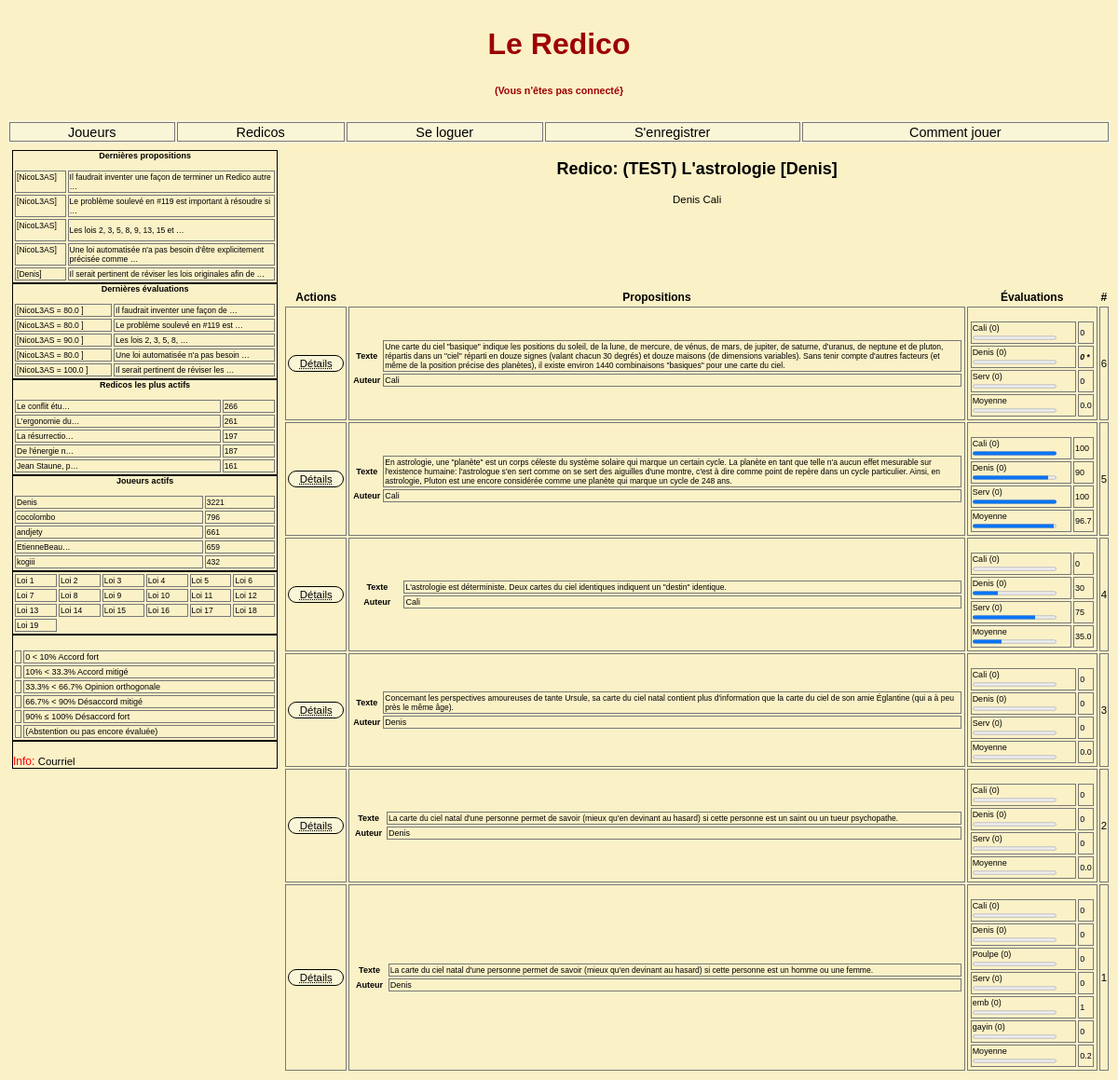
The app's page /redico/1/ with its own data.
### redicos/models.py (models this page shows, shortened)
class Redico(models.Model):
    titre = models.TextField(unique=True)
    createur = models.ForeignKey(User, editable=False, on_delete=models.CASCADE, related_name='Redico_createur')
    debut = models.DateTimeField(auto_now_add=True)
    actif = models.BooleanField(default=True, editable=True)
    def participants_noms_ids(self):
        noms_ids = list(Proposition.objects.filter(redico=self.id).values(nom_=F('auteur__username'),id_=F('auteur__id')).distinct())
        return noms_ids
    def nb_joueurs(self):
        return len(self.participants_noms_ids())
    def les_props(self):
        props = Proposition.objects.filter(redico=self.id).order_by('-sequence')
        return props
    def nb_props(self):
        return len(self.les_props())
    def participe_au_redico(self, joueur_id):
        participants = self.participants_noms_ids()
        try:
            p = list(map(itemgetter('id_'), participants)).index(joueur_id)
            return True
        except:
            return False
    def heatmap(self):
        def my_apply(row):
            df_diff.at[row.J0, row.J1] = abs(row.e0 - row.e1)
        def df_bg_color(val):
            if   val > 0 and val < 10:       color = '#01B400'
            elif val >= 10 and val < 33.3:   color = '#51FF50'
            elif val >= 33.3 and val < 66.7: color = '#FFFFFF'
            elif val >= 66.7 and val < 90:   color = '#FE504F'
            elif val >= 90 and val <= 100:   color = '#B40001'
            else:                            color = '#c8d1d7'
            return f'background-color: {color}; color: black;'
        def df_diff():
            lst = []
            for prop in self.les_props(): # [<Proposition: Proposition object (3511)>, ... ]
                for p in prop.df_diff()['lst']:
                    lst.append(p)
            df = pd.DataFrame(lst, columns=['red_id', 'props_seq', 'J0', '#0', 'e0', 'J1', '#1', 'e1'])
            num = df._get_numeric_data()
            num[num < 0] = np.nan
            df['écart'] = abs(df['e0'] - df['e1'])
            df = df.sort_values(by=['props_seq', 'J0', 'J1'])
            return {'lst': lst,
                    'df': df}
        df_diff = df_diff()['df']
        df_diff.apply(my_apply, axis=1)
        if df_diff.empty == False:
            df_diff.groupby(['props_seq', 'J0', 'J1']).mean()
            df = df_diff['écart'].groupby([df_diff['J0'], df_diff['J1']]).mean()
            df = df.to_frame()
            print(f'df: L198 {df}')
            print(f'df: L200 {df}')
            df = df.style.set_caption('Écarts').\
                          highlight_max(subset='écart', color='#cf7474', axis=0).\
                          highlight_min(subset='écart', color='#01B400', axis=0).\
                          set_precision(2).render()
            print(f'L 203 {df}')
            return df
        else:
            return None

### propositions/models.py (models this page shows, shortened)
class Proposition(models.Model):
    auteur      = models.ForeignKey(User, editable=False, on_delete=models.CASCADE)
    redico      = models.ForeignKey('redicos.Redico', editable=False, on_delete=models.CASCADE)
    sequence    = models.IntegerField(editable=False)    # Repart a 1 pour chaque redico
    texte       = models.TextField()
    photo       = models.ImageField(blank=True, upload_to='static/image')  # Il faut instaler PIL
    lien        = models.URLField(blank=True)
    preambule   = models.TextField(blank=True, verbose_name='preambule')
    date_de_pub = models.DateField(verbose_name='date de publication', auto_now_add=True)
    def evals(self):
        evals = Evaluation.objects.filter(proposition=self.id).order_by('joueur__username')  # .values_list('eval', flat=True)
        prop_evals = evals.values(redId=F('proposition__redico_id'),
                                     seqId=F('proposition__sequence'),
                                     nom=F('joueur__username'),
                                     joueurId=F('joueur'),
                                     evaluation=F('eval'),
                                     le_commentaire=F('commentaire'),
                                     nbEdits=F('nb_edit'),
                                     laDate=F('date_eval'))
        joueur_eval_comb = list(itertools.combinations(prop_evals, 2))
        if len(evals) > 1:
            eval00 = joueur_eval_comb[0][0]['evaluation']
            eval01 = joueur_eval_comb[0][1]['evaluation']
            if (eval00 == -1) or (eval01 == -1):
                diff = 0
            else:
                diff = abs(eval00-eval01)
        else:
            diff = 0
        return { 'evals': prop_evals , 'diff': diff, 'joueur_eval_comb': joueur_eval_comb }
    def les_evaluateurs_id(self):
        evaluateurs_id = list(Evaluation.objects.filter(proposition=self.id).
                        values_list('proposition__evaluation__joueur', flat=True).distinct())
        return evaluateurs_id
    def nb_evaluations(self):
        nb = len(self.evals()['evals'])
        return nb
    def moyenne_des_evals(self):
        moy = Evaluation.objects.filter(Q(proposition=self.id) & ~Q(eval=-1)).aggregate(Avg('eval'))
        return moy['eval__avg']
    def joueurs_eval_comb(self):
        evals = self.evals()['evals']
        joueur_eval = list(evals.values_list('proposition__redico_id', 'proposition__sequence', 'joueur__username', 'joueur', 'eval'))
        joueur_eval_comb = sorted(itertools.combinations(joueur_eval, 2))
        return joueur_eval_comb
    def df_diff(self):
        lst = []
        for couple in self.joueurs_eval_comb():
            prop_seq = couple[0][1];
            red = couple[0][0];      id1  = couple[1][0]
            nom0 = couple[0][2][:5]; nom1 = couple[1][2][:5]
            id0 = couple[0][3];      id1  = couple[1][3]
            val0 = couple[0][4];     val1 = couple[1][4]
            lst.append([red, prop_seq, nom0, id0, val0, nom1, id1, val1])
        df_diff = pd.DataFrame.from_records(lst,
                                            columns=['red', 'props_seq', 'nom0', 'id0', 'e0', 'nom1', 'id1', 'e1'])
        df_diff['diff'] = (abs(df_diff['e0'] - df_diff['e1']))/100
        df_diff = df_diff.sort_values(by=['nom0'])
        return {'df':df_diff, 'lst':lst}

### redicos/views.py (the view)
def detail(request, redico_id):
    red = Redico.objects.filter(pk=redico_id)[0]
    props = red.les_props()
    nb_joueurs = red.nb_joueurs()
    d1 = {}
    try:
        stats = red.heatmap()
        d1['stats'] = stats
    except:
        pass
    d2 = { 'red': red,
          'props': props,
          'redico_id':redico_id,
          'show_profil': True,
          'show_stats': True,
          'show_add_redico': False,
          'show_edit_redico': False,
          'show_supprime_redico': False,
          'show_add_prop': True,
          'show_edit_prop': False,
          'show_supprime_prop': False,
          'show_add_eval': False,
          'show_edit_eval': False,
          }
    c = {**d1, **d2}
    return render(request, "redicos/detail.html", c)

### redicos/context_processors.py (called while the page is built)
def redicos_importants(request):
    redicos_importants = Proposition.objects.all().values('redico__id', 'redico__titre').annotate(cnt=Count('redico')).order_by('-cnt')[:nb_Items]
    return { 'redicos_importants': redicos_importants, }

def redicos_dynamiques(request):
    redicos_dynamiques = Proposition.objects.all().values('redico__id', 'redico__titre').annotate(cnt=Count('redico')).order_by('-cnt')[:nb_Items]
    return {'redicos_dynamiques': redicos_dynamiques, }

def dern_props(request):
    dernieres_props = Proposition.objects.all().values('texte', 'redico__id', 'sequence', 'auteur__id', 'auteur__username').order_by('-id')[:nb_Items]
    return {'dern_props': dernieres_props, }

def dern_evals(request):
    dernieres_evals = Evaluation.objects.all().values('proposition__sequence',
                                                      'proposition__redico__id',
                                                      'proposition__texte',
                                                      'joueur__username',
                                                      'eval').order_by('-id')[:nb_Items]
    return {'dern_evals': dernieres_evals, }

def joueurs_actifs(request):
    joueurs_actifs = Evaluation.objects.all().values('joueur__username', 'joueur__id').annotate(cnt=Count('joueur')).order_by('-cnt')[:nb_Items]
    return {'joueurs_actifs': joueurs_actifs,}

### redicos/templatetags/evaluations_tags.py (called while the page is built)
@register.simple_tag(takes_context=True)
def detail_de_la_proposition(context):
    redico_Id = context.dicts[5]['prop'].redico_id
    sequence_Id = context.dicts[5]['prop'].sequence
    html = mark_safe(f""" <div> <button class='btn-action'>
                                <a href="/redico/{ redico_Id }/proposition/{sequence_Id}">
                                <i class="fas fa-eye""></i>
                                <abbr title="D�tail de la propositiin">D�tails</abbr></a>
                                </button> </div> """)
    return html

### redicos/templatetags/gb_filters.py (called while the page is built)
@register.filter(name='abstention')
@stringfilter
def abstention(value):
    try:
        if float(value.replace(',','.')) < 0:
            return 'abs'
        else:
            return u"%s\n" % (value)
    except:
        return u"%s\n" % (value)

### templates/redicos/detail.html (shortened to what this page needs)
{% extends "base.html"  %}
{% load evaluations_tags %}
{% load gb_filters %}
{% load i18n %}
{% block index-detail %}
<div class="div-index-detail">
    <table class="redico-detail">
            <thead>
                <caption>
                    <h2>Redico: {{ red.titre }} [{{ red.createur }}]</h2>
                    <div class="liste-joueurs">
                        {% for info in  red.participants_noms_ids %}
                             <a href="{% url 'joueur-detail' info.id_ %}">{{ info.nom_ }}</a>
                        {% endfor %}
                    </div>
                    <br />
                      <div class="div-wrapper">
                    </div>
                <br />
                    <th class="Actions">Actions</th>
                    <th class="Proposition">Propositions</th>
                    <th class="Evaluation">Évaluations</th>
                    <th class="No">#</th>
                </caption>
            </thead>
            {% for prop in props %}
                <tr>
                    <div>
                        <td>
                        {% detail_de_la_proposition %}
                        </td>
                    </div>
                    <div>
                    <td>
                        <table class="colprop">
                            <tr>
                                <th>Texte</th>
                                <td  style="word-break: break-word" ><a href="{% url "proposition-detail" red.id prop.sequence %}">{{ prop.texte }}</a></td>
                            </tr>
                            <tr>
                                <th>Auteur</th><td> {{ prop.auteur }}</td>
                            </tr>
                    </table>
                    </td>
                    </div>
                    <div>
                    <td>
                <div>
                <table class="colonneEvaluation">
                    {% for e in prop.evals.evals %}
                        <tr>
                            <td>
                                {{ e.nom|slice:":6" }} ({{ e.nbEdits }})
                                {% if e.evaluation >= 0 %}
                                <progress class="progress" value={{ e.evaluation|abstention }} max="100"></progress>
                                {% endif %}
                            </td>
                            {% if e.le_commentaire %}
                                <td>
                                    <a title="{{ e.le_commentaire }}"
                                    href="{% url "proposition-detail" red.id prop.sequence %}">
                                    <b><i>{{ e.evaluation|floatformat:"-5"|abstention }} *</i></b></a>
                                </td>
                            {% else %}
                                <td>{{ e.evaluation|floatformat:"-5"|abstention }}</td>
                            {% endif %}
                        </tr>
                    {% endfor %}
                    {% if prop.nb_evaluations > 1 %}
                        <td>Moyenne
                         <progress class="progress" value={{ prop.moyenne_des_evals|abstention }} max="100"></progress>
                        </td>
                        <td>
                            {{ prop.moyenne_des_evals|floatformat:1 }}
                        </td>
                    {% endif %}
                </table>
                </div>
                </td>
                </div>
                    <div>
                        <td>
                            <a href="{% url 'proposition-detail' red.id prop.sequence %}">{{ prop.sequence }}</a>
                        </td>
                    </div>
                </tr>
            {% endfor %}
    </table>
</div>
{% endblock index-detail %}

### css/redico4.css (style rules this page uses)
body { font-family: Arial; background-color: #fbf1c7; }
.div-index-detail { grid-area: 4 / 4 / 11 / -1; }
.div-index-detail caption { color: black; }
table { font-size: 0.75em; color: black; border: solid 0px #6f6e71; margin-left: auto; margin-right: auto; width: 100%; }
table caption { color: wheat; }
table caption .div-wrapper { display: flex; border: solid 0px red; margin-top: 20px; width: 100%; height: 40px; }
table .div-wrapper { text-align: center; }
div .btn-action { background-color: #f9f5d7; border: solid black 1px; color: red; padding: 1px 1px; width: 60px; text-align: center; text-decoration: none; display: inline-block; font-size: 12px; margin: 1px 1px; cursor: pointer; border-radius:10px; }

### records on screen
Redico: titre "(TEST) L'astrologie", createur "Denis"
Proposition: redico+sequence "Détails", texte "Une carte du ciel \"basique\" indique les positions du soleil, de la lune, de mercure, de vénus, de mars, de jupiter, de saturne, d'uranus, de neptune et de pluton, répartis dans un \"ciel\" réparti en douze signes (valant chacun 30 degrés) et douze maisons (de dimensions variables). Sans tenir compte d'autres facteurs (et même de la position précise des planètes), il existe environ 1440 combinaisons \"basiques\" pour une carte du ciel.", auteur "Cali", nom "Serv", nbEdits "0", evaluation|abstention "0", moyenne_des_evals "0.0", sequence "6"
Proposition: redico+sequence "Détails", texte "En astrologie, une \"planète\" est un corps céleste du système solaire qui marque un certain cycle. La planète en tant que telle n'a aucun effet mesurable sur l'existence humaine: l'astrologue s'en sert comme on se sert des aiguilles d'une montre, c'est à dire comme point de repère dans un cycle particulier. Ainsi, en astrologie, Pluton est une encore considérée comme une planète qui marque un cycle de 248 ans.", auteur "Cali", nom "Serv", nbEdits "0", {{ e.evaluation|abstention }} 100.0 (drawn), evaluation|abstention "100", moyenne_des_evals "96.7", sequence "5"
Proposition: redico+sequence "Détails", texte "L'astrologie est déterministe. Deux cartes du ciel identiques indiquent un \"destin\" identique.", auteur "Cali", nom "Serv", nbEdits "0", {{ e.evaluation|abstention }} 75.0 (drawn), evaluation|abstention "75", moyenne_des_evals "35.0", sequence "4"
Proposition: redico+sequence "Détails", texte "Concernant les perspectives amoureuses de tante Ursule, sa carte du ciel natal contient plus d'information que la carte du ciel de son amie Églantine (qui a à peu près le même âge).", auteur "Denis", nom "Serv", nbEdits "0", evaluation|abstention "0", moyenne_des_evals "0.0", sequence "3"
Proposition: redico+sequence "Détails", texte "La carte du ciel natal d'une personne permet de savoir (mieux qu'en devinant au hasard) si cette personne est un saint ou un tueur psychopathe.", auteur "Denis", nom "Serv", nbEdits "0", evaluation|abstention "0", moyenne_des_evals "0.0", sequence "2"
Proposition: redico+sequence "Détails", texte "La carte du ciel natal d'une personne permet de savoir (mieux qu'en devinant au hasard) si cette personne est un homme ou une femme.", auteur "Denis", nom "Poulpe" "Serv" "emb" "gayin", nbEdits "0" "0" "0" "0", {{ e.evaluation|abstention }} 0.0 (drawn), evaluation|abstention "0" "0" "1" "0", {{ e.evaluation|abstention }} 1.0 (drawn), moyenne_des_evals "0.2", sequence "1"

### other values on screen
{{ p.auteur__username|slice:":12" }} "NicoL3AS" "NicoL3AS" "NicoL3AS" "NicoL3AS" "Denis"
{{ p.texte|truncatewords:10|safe|urlize }} "Il faudrait inventer une façon de terminer un Redico autre …" "Le problème soulevé en #119 est important à résoudre si …" "Les lois 2, 3, 5, 8, 9, 13, 15 et …" "Une loi automatisée n'a pas besoin d'être explicitement précisée comme …" "Il serait pertinent de réviser les lois originales afin de …"
{{ e.joueur__username|slice:":12" }} "NicoL3AS" "NicoL3AS" "NicoL3AS" "NicoL3AS" "NicoL3AS"
{{ e.eval|abstention }} "80.0" "80.0" "90.0" "80.0" "100.0"
{{ e.proposition__texte|truncatewords:6|safe|urlize }} "Il faudrait inventer une façon de …" "Le problème soulevé en #119 est …" "Les lois 2, 3, 5, 8, …" "Une loi automatisée n'a pas besoin …" "Il serait pertinent de réviser les …"
{{ r.redico__titre|truncatechars:15 }} "Le conflit étu…" "L'ergonomie du…" "La résurrectio…" "De l'énergie n…" "Jean Staune, p…"
{{ r.cnt }} "266" "261" "197" "187" "161"
{{ j.joueur__username|truncatechars:12 }} "Denis" "cocolombo" "andjety" "EtienneBeau…" "kogiii"
{{ j.cnt }} "3221" "796" "661" "659" "432"
{{ info.nom_ }} "Denis"
{{ info.nom_ }} "Cali"
{{ e.nom|slice:":6" }} "Cali"
{{ e.nbEdits }} "0"
{{ e.evaluation|floatformat:"-5"|abstention }} "0"
{{ e.nom|slice:":6" }} "Denis"
